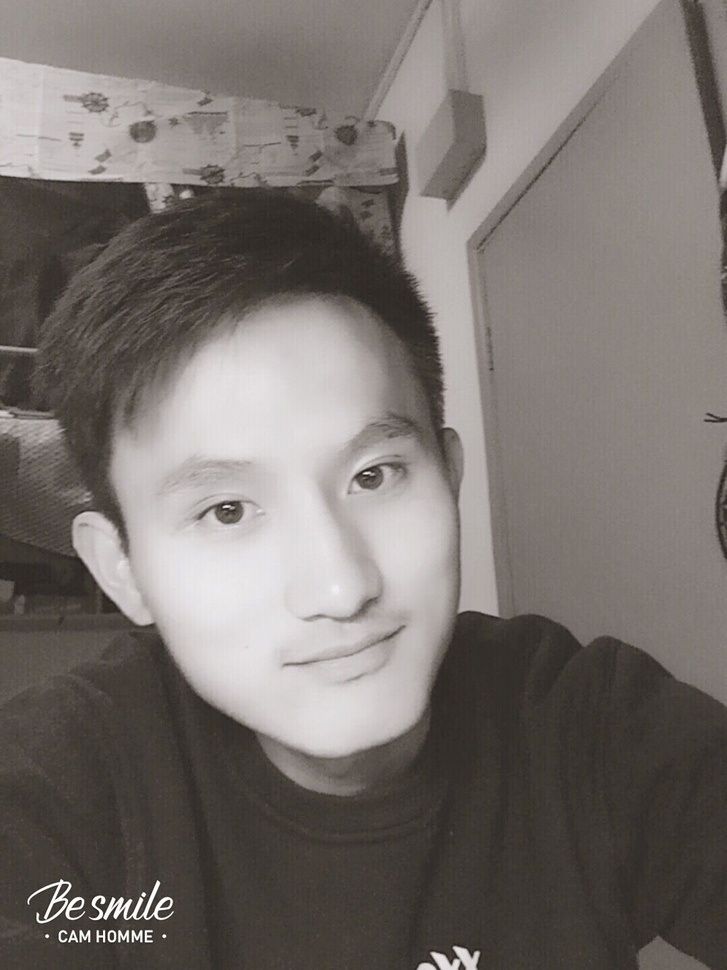
#> input picture src/homework/me.jpg, 727 x 970 px, shrunk from 1080 x 1440 before the run
$ python Test02.py
#> lines starting #> are read from the running program, lines starting #| are printed output that depends on the picture
import cv2
import numpy as np

img = cv2.imread("me.jpg", 0)
#> img: shape (970, 727); min 21, max 255, mean 114.3
canny = cv2.Canny(img, 0, 152)
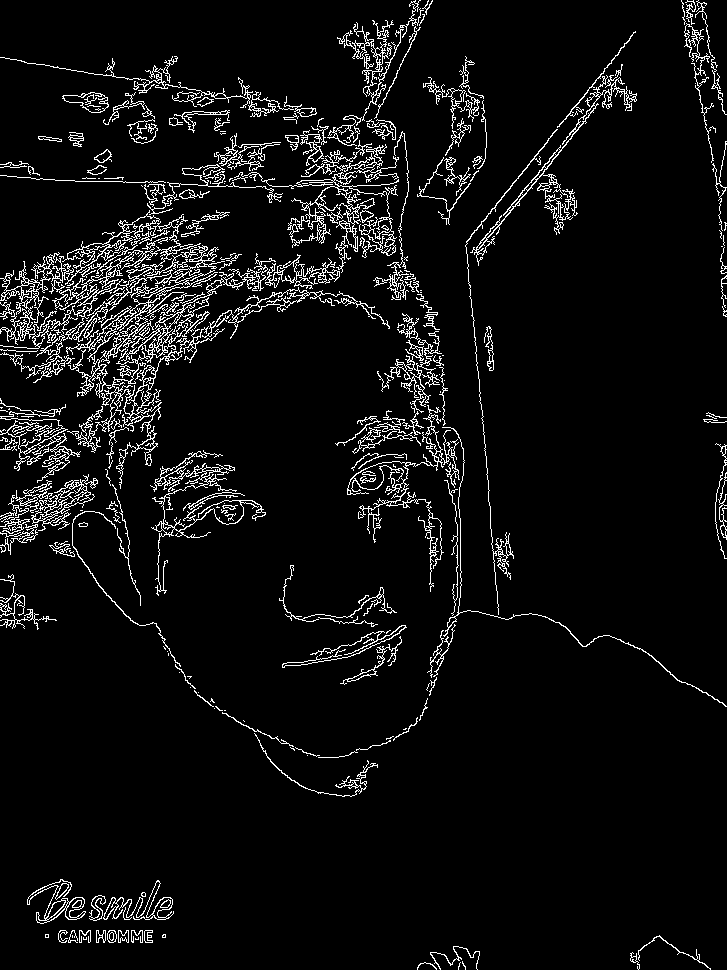
#> canny: shape (970, 727); 5.9% white in thin lines or dots
# cv2.imwrite("canny.jp", cv2.Canny(img, 200, 300))
cv2.namedWindow("canny",0)
cv2.imshow("canny", canny)
cv2.waitKey()
cv2.destroyAllWindows()

$ run again, with src/homework/qi.jpg copied over src/homework/me.jpg
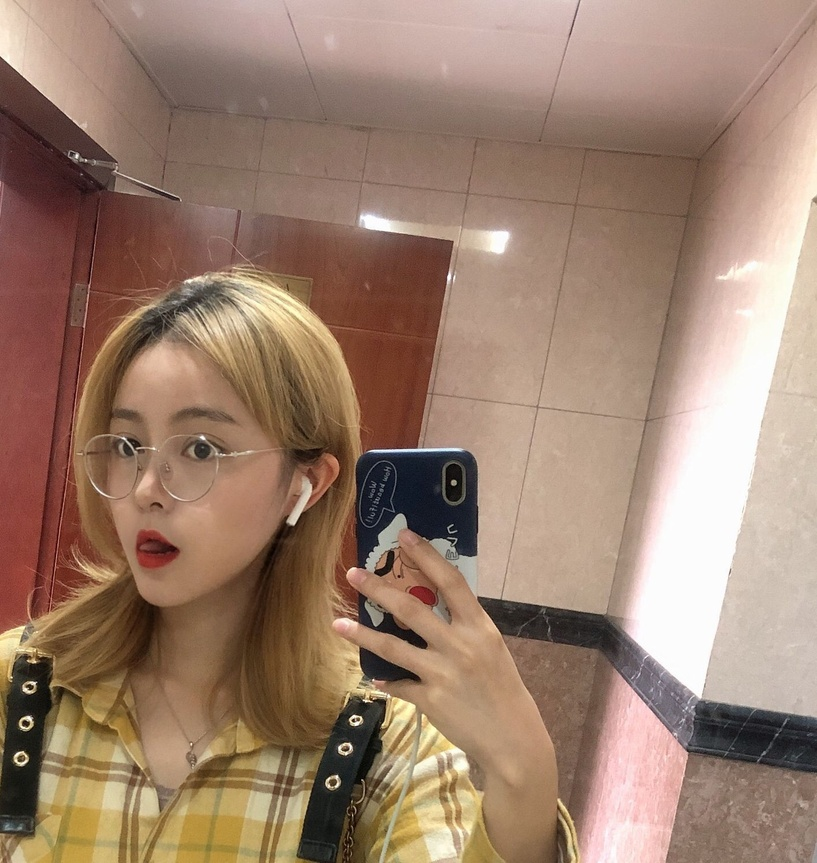
#> input picture src/homework/qi.jpg, 817 x 863 px, shrunk from 1415 x 1495 before the run
#> `img = cv2.imread("me.jpg", 0)`:
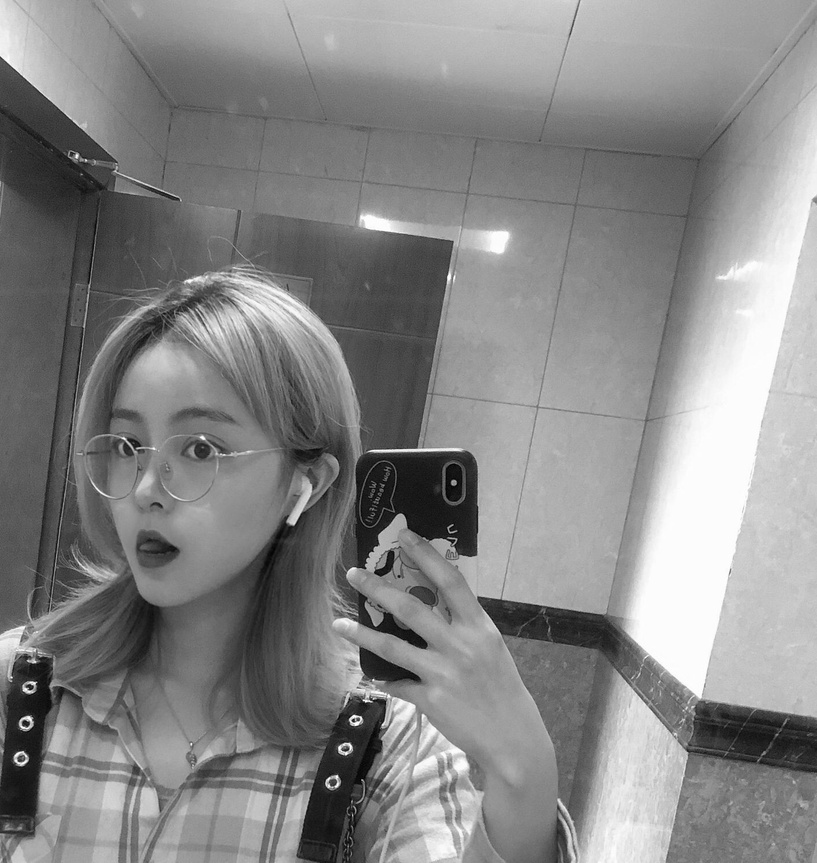
#> img: shape (863, 817); min 0, max 255, mean 134.7
#> `canny = cv2.Canny(img, 0, 152)`:
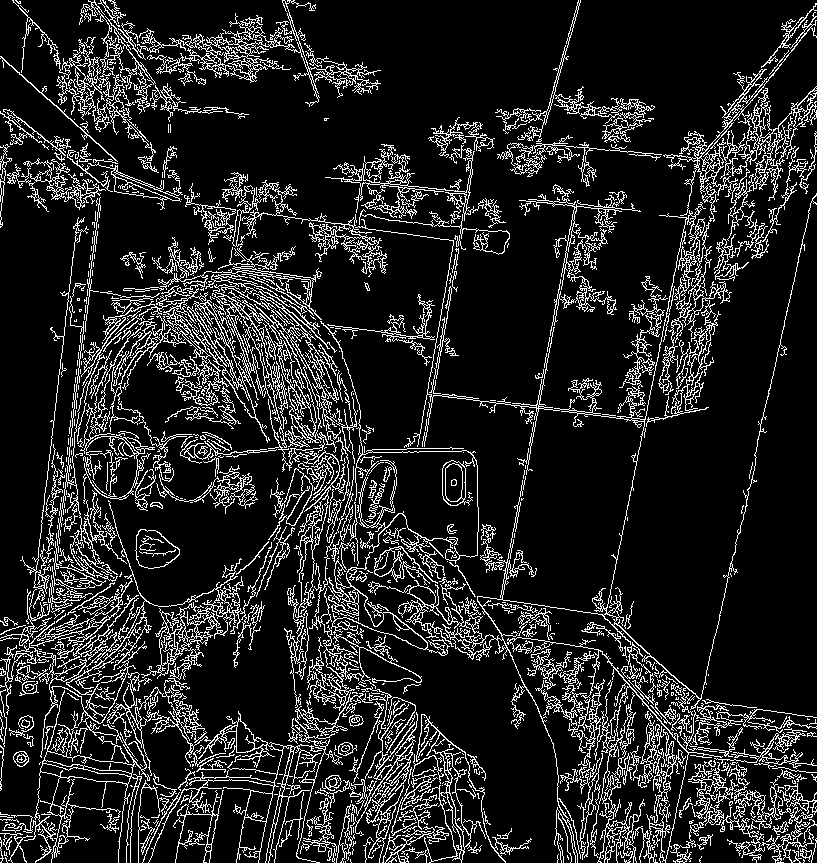
#> canny: shape (863, 817); 13.8% white in thin lines or dots
